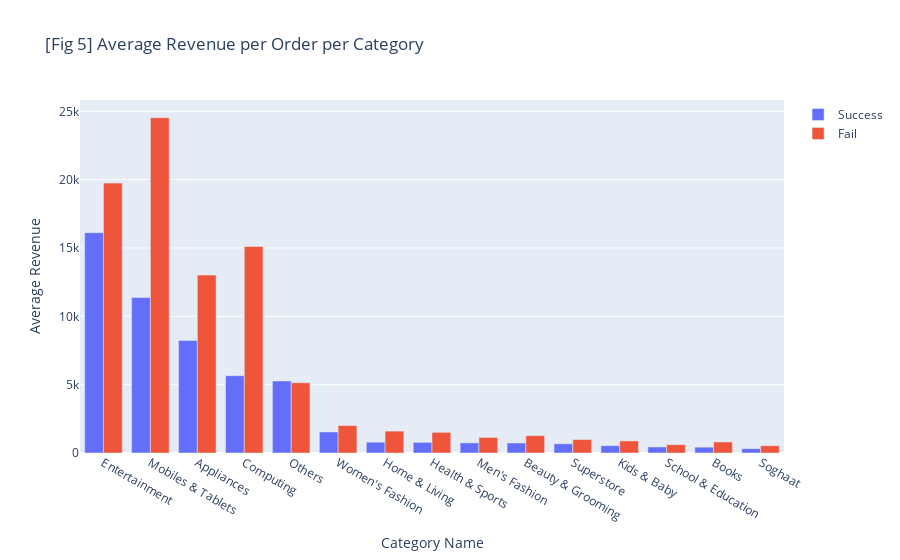

Here is the notebook cell this chart was saved with:
### Code cell
# Create bar traces with the data
trace1 = go.Bar(
    x=df_result1.sort_values('Average Revenue per Order', ascending=False)['CategoryName'],
    y=df_result1.sort_values('Average Revenue per Order', ascending=False)['Average Revenue per Order'],
    name='Success'
)

trace2 = go.Bar(
    x=df_result_fail['CategoryName'],
    y=df_result_fail['Possible Average Revenue per Order'],
    name='Fail'
)

# Create a layout for the dual bar chart
layout = go.Layout(
    title='[Fig 5] Average Revenue per Order per Category',
    xaxis=dict(title='Category Name'),
    yaxis=dict(title='Average Revenue'),
    barmode='group'
)

# Create a Figure with the traces and layout
fig05 = go.Figure(data=[trace1, trace2], layout=layout)

# Show the plot
fig05.show()

### Figure 1 — Plotly figure (JSON) as saved in the notebook; plotly's stock layout.template omitted (floating-point values rounded to 4 significant figures)
{"data": [{"name": "Success", "type": "bar", "x": ["Entertainment", "Mobiles & Tablets", "Appliances", "Computing", "Others", "Women's Fashion", "Home & Living", "Health & Sports", "Men's Fashion", "Beauty & Grooming", "Superstore", "Kids & Baby", "School & Education", "Books", "Soghaat"], "y": [16120.0, 11380.0, 8232.0, 5656.0, 5270.0, 1537.0, 794.2, 779.8, 739.8, 732.7, 672.3, 534.1, 441.7, 428.4, 316.0]}, {"name": "Fail", "type": "bar", "x": ["Appliances", "Beauty & Grooming", "Books", "Computing", "Entertainment", "Health & Sports", "Home & Living", "Kids & Baby", "Men's Fashion", "Mobiles & Tablets", "Others", "School & Education", "Soghaat", "Superstore", "Women's Fashion"], "y": [13020.0, 1271.0, 807.8, 15110.0, 19750.0, 1512.0, 1601.0, 882.8, 1139.0, 24540.0, 5142.0, 608.4, 531.4, 982.9, 2009.0]}], "layout": {"barmode": "group", "title": {"text": "[Fig 5] Average Revenue per Order per Category"}, "xaxis": {"title": {"text": "Category Name"}}, "yaxis": {"title": {"text": "Average Revenue"}}}}
